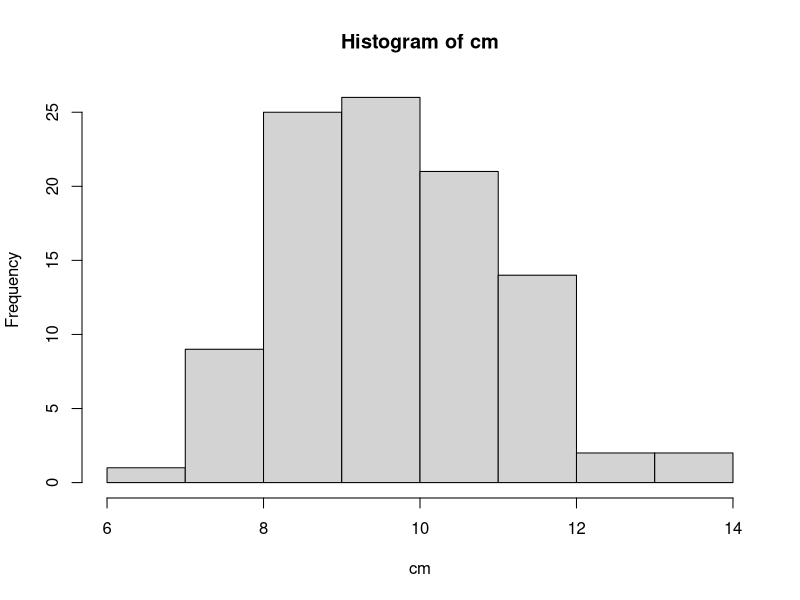

Here is the R script that generated this plot:
## ---- chunk 1
knitr::opts_chunk$set(echo = TRUE, error = TRUE)
## ---- chunk 2
sample(1:6, 4, replace = TRUE)
## ---- chunk 3
sample(1:20, 10)
## ---- chunk 4
sample(LETTERS)
## ---- chunk 5
flips <- sample(c(0, 1), 100, prob = c(0.3, 0.7), replace = TRUE)
flips
## ---- chunk 6
sum(flips)
## ---- chunk 7
rbinom(1, size = 100, prob = 0.7)
## ---- chunk 8
flips2 <- rbinom(100, size = 1, prob = 0.7)
flips2
## ---- chunk 9
sum(flips2)
## ---- chunk 10
rnorm(10)
## ---- chunk 11
rnorm(10, 100, 25)
## ---- chunk 12
rpois(5, lambda = 10)
## ---- chunk 13
my_pois <- replicate(100, rpois(5, 10))
my_pois
## ---- chunk 14
cm <- colMeans(my_pois)
hist(cm)
## ---- chunk 15
my_pois <- replicate(100, rpois(5, 10))
my_pois
